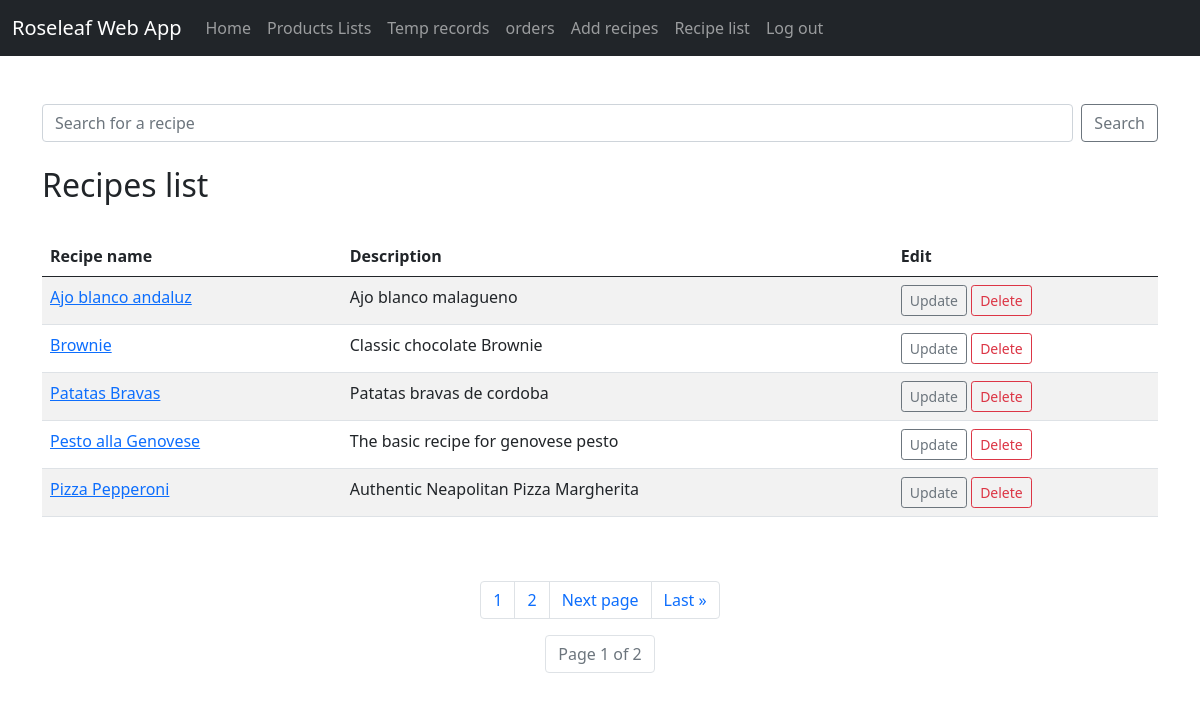
The app's page /list_recipes/, older data.
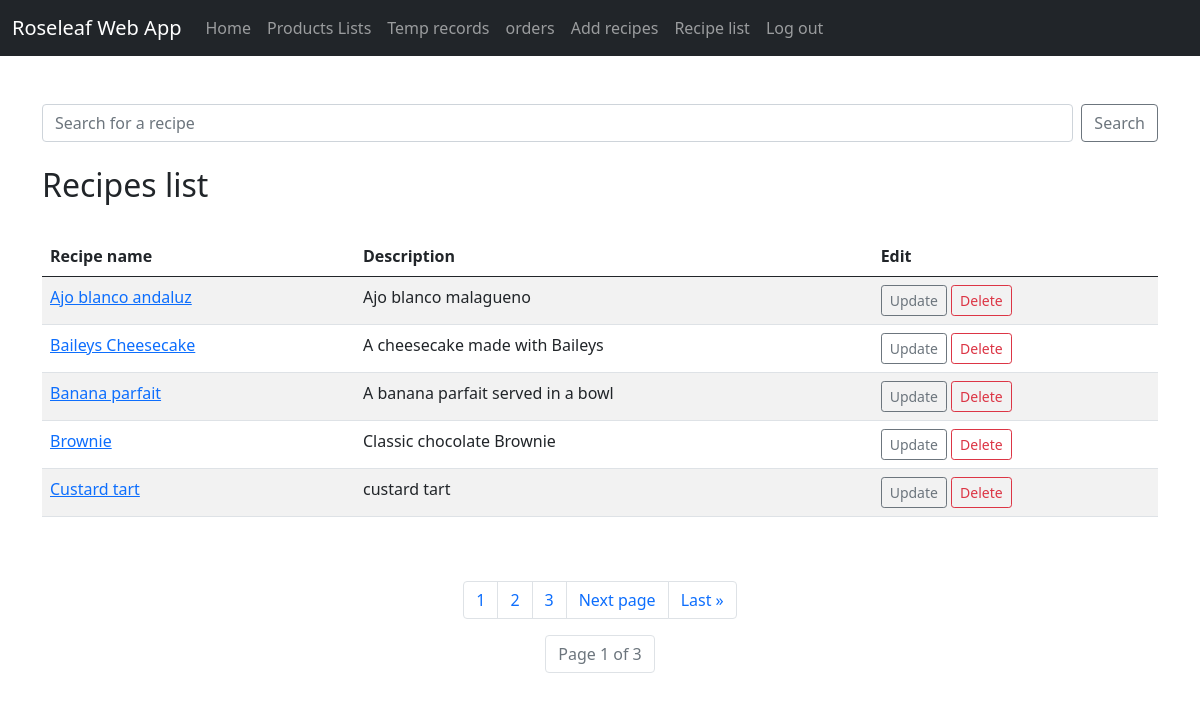
The same page, newer data.
### roseleaf_app/models.py (models this page shows)
class Recipe(models.Model):
    name = models.CharField(max_length=50)
    description = models.CharField(max_length=100)
    user = models.ForeignKey(Member, on_delete=models.CASCADE)
    season = models.ForeignKey(Season, on_delete=models.CASCADE, null=True, blank=True)
    Ingredients = models.CharField(max_length=300)
    method = models.CharField(max_length=300)
    allergens = models.ManyToManyField('Allergen')
    def __str__(self):
        return self.name

### roseleaf_app/views.py (the view)
# urls.py: path('list_recipes/', views.list_recipes, name='list_recipes'),
def list_recipes(request):
    recipe_list = Recipe.objects.all()
    p = Paginator(Recipe.objects.all().order_by('name'), 5)
    page = request.GET.get('page')
    recipe_page = p.get_page(page)
    nums = 'a' * recipe_page.paginator.num_pages
    return render(request, 'roseleaf_app/list_recipes.html',
                  {'recipe_list' : recipe_list,
                   'recipe_page' : recipe_page,
                   'nums': nums})

### roseleaf_app/templates/roseleaf_app/list_recipes.html (shortened to what this page needs)
{% extends 'roseleaf_app/base.html' %}
{% block content %}
    <br><br>
    <form class="d-flex" method="post" action="{% url 'search_recipes' %}">
        <input class="form-control me-2" type="search"
               placeholder="Search for a recipe" aria-label="Search" name="searched">
        <button class="btn btn-outline-secondary" type="submit">Search</button>
    </form>
    <br/>
    <h2>Recipes list</h2>
    <br>
    <table class="table table-hover table-striped ">
    <thead>
            <tr>
                <th scope="col">Recipe name</th>
                <th scope="col">Description</th>
                <th scope="col">Edit</th>
            </tr>
        </thead>
    {% for recipe in recipe_page %}
        <tr>
            <td><a href="{% url 'show_recipe' recipe.id %}">{{ recipe }}</a></td>
            <td>{{ recipe.description }}</td>
            <td><a href="{% url 'update_recipe' recipe.id %}"
                   class="btn btn-outline-secondary btn-sm"> Update </a>
                <a href="{% url 'delete_recipe' recipe.id %}"
                   class="btn btn-outline-danger btn-sm"> Delete  </a>
            </td>
        </tr>
    {% endfor %}
    </table>
    <br><br>
    <nav aria-label="Page navigation example">
    <ul class="pagination justify-content-center">
    {% for i in nums %}
        <li class="page-item"><a class="page-link" href="?page={{ forloop.counter }}">{{ forloop.counter }}</a></li>
    {% endfor %}
    {% if recipe_page.has_next%}
        <li class="page-item"> <a class="page-link" href="?page={{ recipe_page.next_page_number }}">Next page</a></li>
        <li class="page-item"><a class="page-link" href="?page={{ recipe_page.paginator.num_pages }}">Last &raquo;</a></li>
    {% endif %}
    </ul>
    <ul class="pagination justify-content-center">
    <li class="page-item disabled"><a class="page-link" href="#">Page {{ recipe_page.number }} of {{ recipe_page.paginator.num_pages }}</a></li>
    </ul>
    </nav>
{% endblock %}

### roseleaf_app/templates/roseleaf_app/base.html (shortened to what this page needs)
<!doctype html>
<html lang="en">
  <head>
    <link href="https://cdn.jsdelivr.net/npm/bootstrap@5.0.0-beta2/dist/css/bootstrap.min.css" rel="stylesheet">
  </head>
  <body>
  <nav class="navbar navbar-expand-lg navbar-dark bg-dark">
  <div class="container-fluid">
    <a class="navbar-brand" href="{% url 'home' %}">Roseleaf Web App</a>
    <div class="collapse navbar-collapse" id="navbarNavAltMarkup">
      <div class="navbar-nav">
        <a class="nav-link" aria-current="page" href="{% url 'home' %}">Home</a>
        <a class="nav-link" href="{% url 'products' %}">Products Lists</a>
        <a class="nav-link" href="{% url 'temperatures' %}">Temp records</a>
        <a class="nav-link" href="{% url 'orders' %}">orders</a>
        <a class="nav-link" href="{% url 'new_recipe' %}">Add recipes</a>
        <a class="nav-link" href="{% url 'list_recipes' %}">Recipe list</a>
        <a class="nav-link" href="#">Log out</a>
      </div>
    </div>
  </div>
</nav>
    <div class="container">
        {% block content %}
        {% endblock %}
    </div>
  </body>
</html>

Row changes from the older to the newer data that the page shows:
no longer on this page (row unchanged): Recipe: name "Patatas Bravas", description "Patatas bravas de cordoba"
no longer on this page (row unchanged): Recipe: name "Pesto alla Genovese", description "The basic recipe for genovese pesto"
no longer on this page (row unchanged): Recipe: name "Pizza Pepperoni", description "Authentic Neapolitan Pizza Margherita"
added Recipe: name "Baileys Cheesecake", description "A cheesecake made with Baileys"
added Recipe: name "Banana parfait", description "A banana parfait served in a bowl"
added Recipe: name "Custard tart", description "custard tart"
Text that changed along with them:
{{ recipe_page.paginator.num_pages }}: "2" → "3"
new list line: "3"
